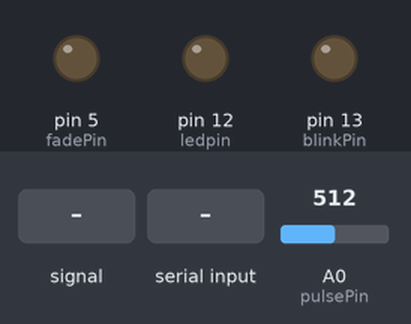
A sketch run on a simulated Arduino Uno, built with avr-gcc and run on an emulated ATmega328P. Shown: output pins drawn as LEDs (lit = HIGH). The inputs (shaded band) are chosen by the test bench; at power-on: A0 (pulsePin) = 512. What the sketch prints to the serial monitor is not drawn.

Above: at 1.2 s.
1.3 s: A0 (pulsePin) fed a 200 Hz sine of ±81 counts around its level
At 5.0 s:
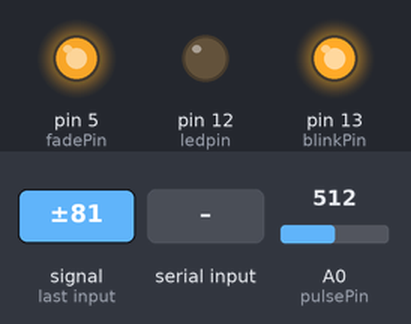
5.5 s: A0 (pulsePin) set to 716
At 9.4 s:
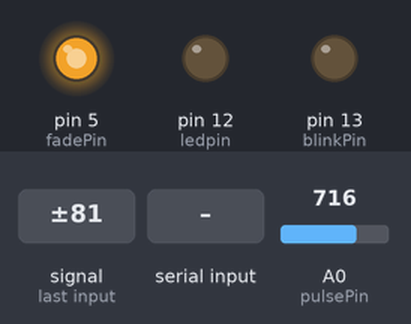
11.5 s: "1" received over the second serial link
At 12.5 s:
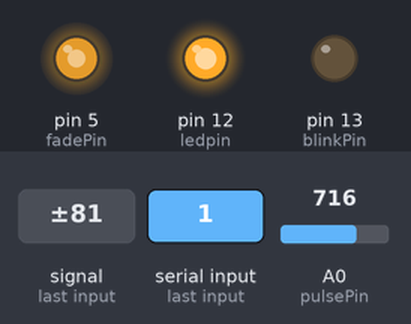
17.5 s: A0 (pulsePin) fed a 50 Hz sine of ±306 counts around its level
At 21.2 s:
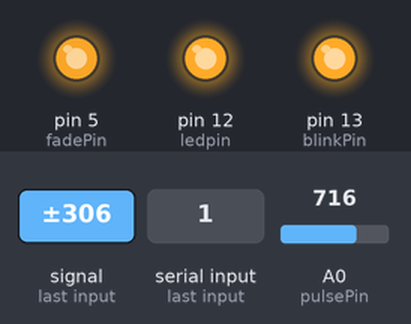
21.5 s: "0" received over the second serial link
At 22.9 s:
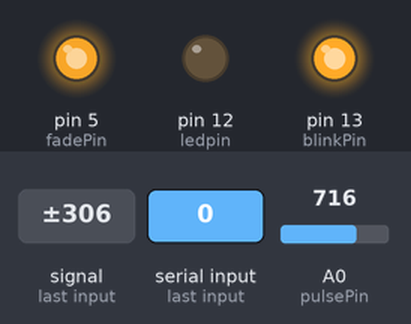
23.5 s: A0 (pulsePin) set to 900
At 34.8 s:
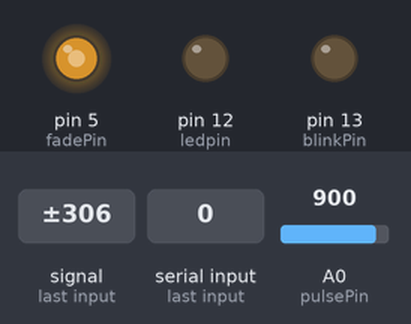
Timing chart, 0 to 35.5 s (numbered marks = the images above; inputs shaded):
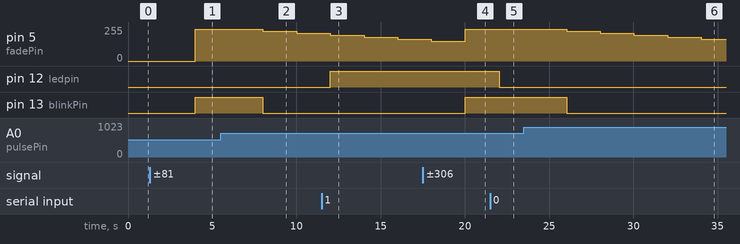

The sketch:

PulseSensor_wt_BT.ino
```cpp
/*  Pulse Sensor Amped 1.4    by Joel Murphy and Yury Gitman   http://www.pulsesensor.com

----------------------  Notes ----------------------  ----------------------
This code:
1) Blinks an LED to User's Live Heartbeat   PIN 13
2) Fades an LED to User's Live HeartBeat
3) Determines BPM
4) Prints All of the Above to Serial

Read Me:
https://github.com/WorldFamousElectronics/PulseSensor_Amped_Arduino/blob/master/README.md
 ----------------------       ----------------------  ----------------------
*/
//bluetooth
#include <SoftwareSerial.h>// import the serial library
#include <Wire.h>
//SoftwareSerial I2CBT(10,11);
//byte serialA;

SoftwareSerial Genotronex(10, 11); // RX, TX
int ledpin=12; // led on D13 will show blink on / off
int BluetoothData; // the data given from Computer

//  Variables
int pulsePin = 0;                 // Pulse Sensor purple wire connected to analog pin 0//
int blinkPin = 13;                // pin to blink led at each beat
int fadePin = 5;                  // pin to do fancy classy fading blink at each beat
int fadeRate = 0;                 // used to fade LED on with PWM on fadePin

// Volatile Variables, used in the interrupt service routine!
volatile int BPM;                   // int that holds raw Analog in 0. updated every 2mS//
volatile int Signal;                // holds the incoming raw data//
volatile int IBI = 600;             // int that holds the time interval between beats! Must be seeded!
volatile boolean Pulse = false;     // "True" when User's live heartbeat is detected. "False" when not a "live beat".
volatile boolean QS = false;        // becomes true when Arduoino finds a beat.

// Regards Serial OutPut  -- Set This Up to your needs
static boolean serialVisual = true;   // Set to 'false' by Default.  Re-set to 'true' to see Arduino Serial Monitor ASCII Visual Pulse
String choice;

void setup(){
  pinMode(blinkPin,OUTPUT);         // pin that will blink to your heartbeat!
  pinMode(fadePin,OUTPUT);          // pin that will fade to your heartbeat!
  //Serial.begin(115200);             // we agree to talk fast!
  Serial.begin(9600);
//  I2CBT.begin(9600);

  interruptSetup();                 // sets up to read Pulse Sensor signal every 2mS
   // UN-COMMENT THE NEXT LINE IF YOU ARE POWERING The Pulse Sensor AT LOW VOLTAGE,
   // AND APPLY THAT VOLTAGE TO THE A-REF PIN
//   analogReference(EXTERNAL);
  Genotronex.begin(9600);
  //Genotronex.println("Bluetooth On please press 1 or 0 blink LED ..");
  pinMode(ledpin,OUTPUT);

}


//  Where the Magic Happens
void loop(){

    serialOutput() ;

  if (QS == true){     //  A Heartbeat Was Found
                       // BPM and IBI have been Determined
                       // Quantified Self "QS" true when arduino finds a heartbeat
        digitalWrite(blinkPin,HIGH);     // Blink LED, we got a beat.
        fadeRate = 255;         // Makes the LED Fade Effect Happen
                                // Set 'fadeRate' Variable to 255 to fade LED with pulse
        serialOutputWhenBeatHappens();   // A Beat Happened, Output that to serial.
        QS = false;                      // reset the Quantified Self flag for next time
       }
      else {

      digitalWrite(blinkPin,LOW);            // There is not beat, turn off pin 13 LED
      }

   ledFadeToBeat();                      // Makes the LED Fade Effect Happen
  if (Genotronex.available()){
BluetoothData=Genotronex.read();
   if(BluetoothData=='1'){   // if number 1 pressed ....
   digitalWrite(ledpin,1);
   //Genotronex.println("LED  On D12 ON ! ");
   }
  if (BluetoothData=='0'){// if number 0 pressed ....
  digitalWrite(ledpin,0);
   //Genotronex.println("LED  On D12 Off ! ");
  }
}

  //Serial.println(BPM);
 /* choice = String(BPM);
    for (int x = 0; x < choice.length(); x++) //send each character of data to HC-05
    {
      char ch = choice.charAt(x);
      //I2CBT.write(ch);
      //Serial.println(ch);
    }*/

  delay(2000);                             //  take a break
}
```

AllSerialHandling.ino
```cpp
//////////
/////////  All Serial Handling Code,
/////////  It's Changeable with the 'serialVisual' variable
/////////  Set it to 'true' or 'false' when it's declared at start of code.
/////////

void serialOutput(){   // Decide How To Output Serial.
 if (serialVisual == true){
     arduinoSerialMonitorVisual('-', Signal);   // goes to function that makes Serial Monitor Visualizer
 } else{
      sendDataToSerial('S', Signal);     // goes to sendDataToSerial function
 }
}


//  Decides How To OutPut BPM and IBI Data
void serialOutputWhenBeatHappens(){
 if (serialVisual == true){            //  Code to Make the Serial Monitor Visualizer Work
    Serial.print("*** Heart-Beat Happened *** ");  //ASCII Art Madness
    Serial.print("BPM: ");
     //Genotronex.println("HEART RATE IS  ");
      Genotronex.println(BPM);
    Serial.print(BPM);
    Serial.print("  ");
 } else{
        sendDataToSerial('B',BPM);   // send heart rate with a 'B' prefix
        sendDataToSerial('Q',IBI);   // send time between beats with a 'Q' prefix
 }
}


//  Sends Data to Pulse Sensor Processing App, Native Mac App, or Third-party Serial Readers.
void sendDataToSerial(char symbol, int data ){
    Serial.print(symbol);
    Serial.println(data);
  }


void ledFadeToBeat(){
    fadeRate -= 15;                         //  set LED fade value
    fadeRate = constrain(fadeRate,0,255);   //  keep LED fade value from going into negative numbers!
    analogWrite(fadePin,fadeRate);          //  fade LED
  }


//  Code to Make the Serial Monitor Visualizer Work
void arduinoSerialMonitorVisual(char symbol, int data ){
  const int sensorMin = 0;      // sensor minimum, discovered through experiment
const int sensorMax = 1024;    // sensor maximum, discovered through experiment

  int sensorReading = data;
  // map the sensor range to a range of 12 options:
  int range = map(sensorReading, sensorMin, sensorMax, 0, 11);

  // do something different depending on the
  // range value:
  switch (range) {
  case 0:
    Serial.println("");     /////ASCII Art Madness
    break;
  case 1:
    Serial.println("---");
    break;
  case 2:
    Serial.println("------");
    break;
  case 3:
    Serial.println("---------");
    break;
  case 4:
    Serial.println("------------");
    break;
  case 5:
    Serial.println("--------------|-");
    break;
  case 6:
    Serial.println("--------------|---");
    break;
  case 7:
    Serial.println("--------------|-------");
    break;
  case 8:
    Serial.println("--------------|----------");
    break;
  case 9:
    Serial.println("--------------|----------------");
    break;
  case 10:
    Serial.println("--------------|-------------------");
    break;
  case 11:
    Serial.println("--------------|-----------------------");
    break;

  }
}
```

Interrupt.ino
```cpp
volatile int rate[10];                    // array to hold last ten IBI values
volatile unsigned long sampleCounter = 0;          // used to determine pulse timing
volatile unsigned long lastBeatTime = 0;           // used to find IBI
volatile int P =512;                      // used to find peak in pulse wave, seeded
volatile int T = 512;                     // used to find trough in pulse wave, seeded
volatile int thresh = 525;                // used to find instant moment of heart beat, seeded
volatile int amp = 100;                   // used to hold amplitude of pulse waveform, seeded
volatile boolean firstBeat = true;        // used to seed rate array so we startup with reasonable BPM
volatile boolean secondBeat = false;      // used to seed rate array so we startup with reasonable BPM


void interruptSetup(){
  // Initializes Timer2 to throw an interrupt every 2mS.
  TCCR2A = 0x02;     // DISABLE PWM ON DIGITAL PINS 3 AND 11, AND GO INTO CTC MODE
  TCCR2B = 0x06;     // DON'T FORCE COMPARE, 256 PRESCALER
  OCR2A = 0X7C;      // SET THE TOP OF THE COUNT TO 124 FOR 500Hz SAMPLE RATE
  TIMSK2 = 0x02;     // ENABLE INTERRUPT ON MATCH BETWEEN TIMER2 AND OCR2A
  sei();             // MAKE SURE GLOBAL INTERRUPTS ARE ENABLED
}


// THIS IS THE TIMER 2 INTERRUPT SERVICE ROUTINE.
// Timer 2 makes sure that we take a reading every 2 miliseconds
ISR(TIMER2_COMPA_vect){                         // triggered when Timer2 counts to 124
  cli();                                      // disable interrupts while we do this
  Signal = analogRead(pulsePin);              // read the Pulse Sensor
  sampleCounter += 2;                         // keep track of the time in mS with this variable
  int N = sampleCounter - lastBeatTime;       // monitor the time since the last beat to avoid noise

    //  find the peak and trough of the pulse wave
  if(Signal < thresh && N > (IBI/5)*3){       // avoid dichrotic noise by waiting 3/5 of last IBI
    if (Signal < T){                        // T is the trough
      T = Signal;                         // keep track of lowest point in pulse wave
    }
  }

  if(Signal > thresh && Signal > P){          // thresh condition helps avoid noise
    P = Signal;                             // P is the peak
  }                                        // keep track of highest point in pulse wave

  //  NOW IT'S TIME TO LOOK FOR THE HEART BEAT
  // signal surges up in value every time there is a pulse
  if (N > 250){                                   // avoid high frequency noise
    if ( (Signal > thresh) && (Pulse == false) && (N > (IBI/5)*3) ){
      Pulse = true;                               // set the Pulse flag when we think there is a pulse
//      digitalWrite(blinkPin,HIGH);                // turn on pin 13 LED
      IBI = sampleCounter - lastBeatTime;         // measure time between beats in mS
      lastBeatTime = sampleCounter;               // keep track of time for next pulse

      if(secondBeat){                        // if this is the second beat, if secondBeat == TRUE
        secondBeat = false;                  // clear secondBeat flag
        for(int i=0; i<=9; i++){             // seed the running total to get a realisitic BPM at startup
          rate[i] = IBI;
        }
      }

      if(firstBeat){                         // if it's the first time we found a beat, if firstBeat == TRUE
        firstBeat = false;                   // clear firstBeat flag
        secondBeat = true;                   // set the second beat flag
        sei();                               // enable interrupts again
        return;                              // IBI value is unreliable so discard it
      }


      // keep a running total of the last 10 IBI values
      word runningTotal = 0;                  // clear the runningTotal variable

      for(int i=0; i<=8; i++){                // shift data in the rate array
        rate[i] = rate[i+1];                  // and drop the oldest IBI value
        runningTotal += rate[i];              // add up the 9 oldest IBI values
      }

      rate[9] = IBI;                          // add the latest IBI to the rate array
      runningTotal += rate[9];                // add the latest IBI to runningTotal
      runningTotal /= 10;                     // average the last 10 IBI values
      BPM = 60000/runningTotal;               // how many beats can fit into a minute? that's BPM!
      QS = true;                              // set Quantified Self flag
      // QS FLAG IS NOT CLEARED INSIDE THIS ISR
    }
  }

  if (Signal < thresh && Pulse == true){   // when the values are going down, the beat is over
//    digitalWrite(blinkPin,LOW);            // turn off pin 13 LED
    Pulse = false;                         // reset the Pulse flag so we can do it again
    amp = P - T;                           // get amplitude of the pulse wave
    thresh = amp/2 + T;                    // set thresh at 50% of the amplitude
    P = thresh;                            // reset these for next time
    T = thresh;
  }

  if (N > 2500){                           // if 2.5 seconds go by without a beat
    thresh = 512;                          // set thresh default
    P = 512;                               // set P default
    T = 512;                               // set T default
    lastBeatTime = sampleCounter;          // bring the lastBeatTime up to date
    firstBeat = true;                      // set these to avoid noise
    secondBeat = false;                    // when we get the heartbeat back
  }

  sei();                                   // enable interrupts when youre done!
}// end isr
```

Source omitted: Timer_Interrupt_Notes.ino (6807 bytes)

Measured:
- after the input at 1.3 s, pin 5 (fadePin): 0/255 → 240/255 after 2.7 s; pin 13 (blinkPin): LOW → HIGH after 2.7 s
- after the input at 5.5 s, pin 5 (fadePin): 240/255 → 225/255 after 2.5 s, → 210/255 2.0 s later; pin 13 (blinkPin): HIGH → LOW after 2.5 s
- after the input at 11.5 s, pin 12 (ledpin): LOW → HIGH after 0.51 s
- after the input at 17.5 s, pin 13 (blinkPin): LOW → HIGH after 2.5 s
- after the input at 21.5 s, pin 12 (ledpin): HIGH → LOW after 0.53 s
- after the input at 23.5 s, pin 5 (fadePin): moves from 240/255 to 165/255 over 8.0 s, starting after 2.5 s; pin 13 (blinkPin): HIGH → LOW after 2.5 s
